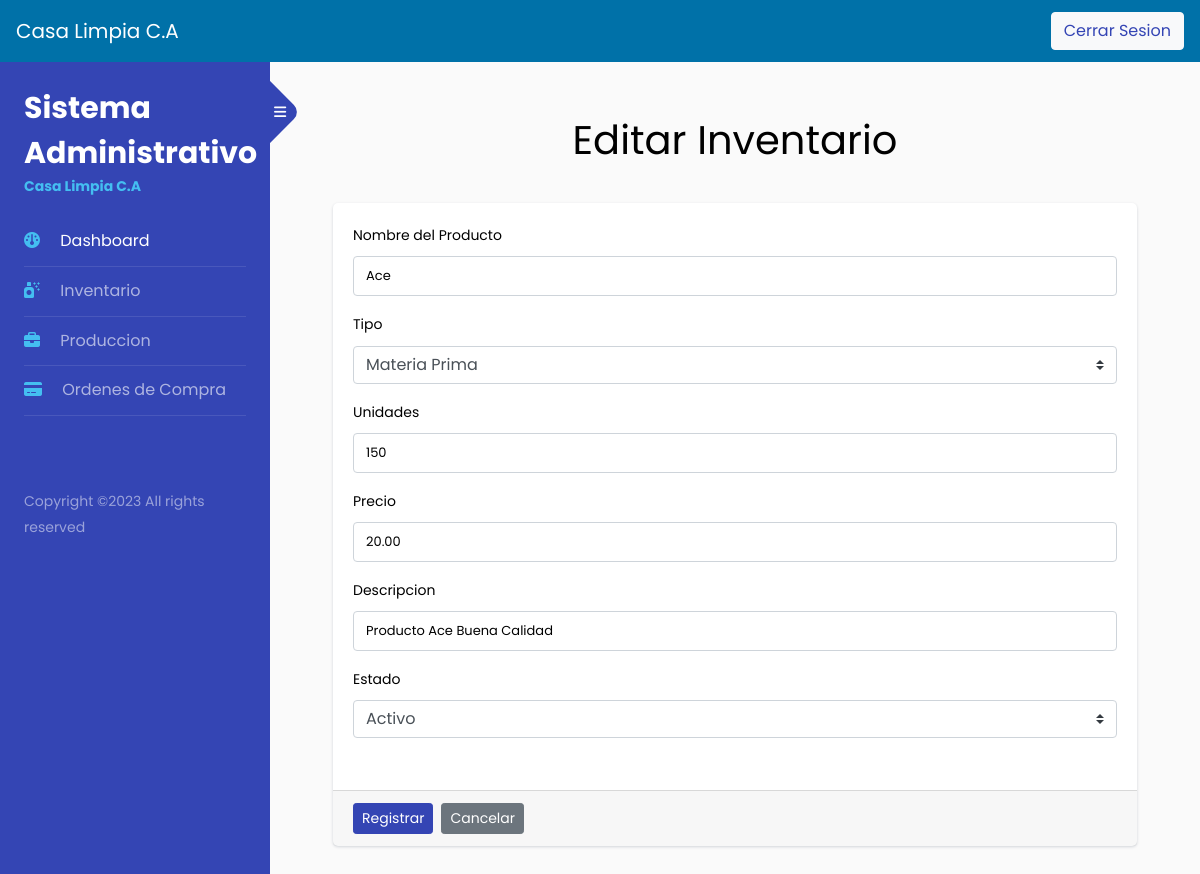
Page /editInventario.php?id=12 on the committed database.
### tables this page shows
CREATE TABLE `inventario` (
  `id_producto` int(11) NOT NULL,
  `img_url` text NOT NULL,
  `nombre_producto` varchar(40) NOT NULL,
  `tipo_producto` varchar(20) NOT NULL,
  `unidades` int(10) NOT NULL,
  `precio_producto` double(10,2) NOT NULL,
  `descripcion` text NOT NULL,
  `estado` varchar(12) NOT NULL,
  `fecha_registro` datetime NOT NULL DEFAULT current_timestamp()
);

### editInventario.php (the view, shortened to what this page needs)
<?php
require_once('connection.php');
$nombre_producto = "";
$tipo_producto = "";
$unidades = "";
$precio_producto = "";
$descripcion = "";
$estado = "";
if ( $_SERVER ['REQUEST_METHOD'] == 'GET'){
    $id_producto = $_GET["id"];
    $sql_query = "SELECT * FROM inventario WHERE id_producto=$id_producto";
    $result = $con->query($sql_query);
    $row = $result->fetch_assoc();
    $nombre_producto = $row['nombre_producto'];
    $tipo_producto = $row['tipo_producto'];
    $unidades = $row['unidades'];
    $precio_producto = $row['precio_producto'];
    $descripcion = $row['descripcion'];
    $estado = $row['estado'];
}
?>
<!DOCTYPE html>
<html lang="en">
<head>
    <link rel="stylesheet" href="https://stackpath.bootstrapcdn.com/bootstrap/4.5.2/css/bootstrap.min.css">
    <link rel="stylesheet" href="https://cdnjs.cloudflare.com/ajax/libs/font-awesome/6.3.0/css/all.min.css" />
    <link rel="stylesheet" href="./assets/css/style.css">
</head>
<body>
<body>
    <nav class="navbar" style="background:#0071A8;">
    <a class="navbar-brand" style="color:#fff;" href="#" >Casa Limpia C.A</a>
    <button type="button" class="btn btn-light"><a href="logout-user.php">Cerrar Sesion</a></button>
    </nav>
    <div class="wrapper d-flex align-items-stretch">
        <nav id="sidebar">
            <div class="custom-menu">
					<button type="button" id="sidebarCollapse" class="btn btn-primary">
	          <i class="fa fa-bars"></i>
	        </button>
        </div>
				<div class="p-4">
		  		<h1><a href="home.php" class="logo">Sistema Administrativo <span>Casa Limpia C.A</span></a></h1>
                  <ul class="list-unstyled components mb-5">
	          <li class="active">
	            <a href="home.php"><span class="fa-solid fa-gauge mr-3"></span> Dashboard</a>
	          </li>
	          <li>
	              <a href="inventario.php"><span class="fa-solid fa-spray-can-sparkles mr-3"></span> Inventario</a>
	          </li>
	          <li>
              <a href="produccion.php"><span class="fa fa-briefcase mr-3"></span> Produccion</a>
            </li>
	          <li>
              <a href="#"><span class="fa-solid fa-credit-card mr-3"></span> Ordenes de Compra</a>
	          </li>
              <br>
	        </ul>
	        <div class="footer">
                <p>
                Copyright &copy;<script>document.write(new Date().getFullYear());</script> All rights reserved
                </p>
	        </div>
        </div>
    </nav>
    <div class="container">
        <div class="p-4 p-md-5 pt-5">
            <h1 class="text-center">Editar Inventario</h1> <br>
            <div class="card card-outline card-primary">
                <div class="card-body" style="color:black;">
                    <form method="POST" id="editarInventario">
                        <div class="form-group">
                            <label> Nombre del Producto </label>
                            <input type="text" name="nombre_producto" class="form-control" placeholder="Enter First Name" value="<?php echo $nombre_producto;?>" required>
                        </div>
                        <div class="form-group">
                        <label>Tipo</label>
                            <select class="custom-select" name="tipo_producto"aria-label="Default select example" id="" name="estado" value="<?php echo $tipo_producto;?>" required>
                                <option value="Materia Prima">Materia Prima</option>
                            </select>
                        </div>
                        <div class="form-group">
                            <label> Unidades </label>
                            <input type="number" name="unidades" class="form-control" placeholder="Enter Last Name" value="<?php echo $unidades;?>" required>
                        </div>
                        <div class="form-group">
                            <label> Precio </label>
                            <input type="number" step="0.01" name="precio_producto" class="form-control" placeholder="Enter Course" value="<?php echo $precio_producto;?>" required>
                        </div>
                        <div class="form-group">
                            <label> Descripcion </label>
                            <input type="text" name="descripcion" class="form-control" placeholder="Enter Course" value="<?php echo $descripcion;?>" required>
                        </div>
                        <div class="form-group">
                        <label> Estado </label>
                            <select class="custom-select" name="estado"aria-label="Default select example" id="" name="estado" value="<?php echo $estado;?>" required>
                                <option value="Activo">Activo</option>
                            </select>
                        </div>
                    </form>
                </div>
                <div class="card-footer">
                    <div class="col-md-12">
                        <div class="row">
                            <button class="btn btn-sm btn-primary mr-2" type="submit" name="editInventariobtn" form="editarInventario">Registrar</button>
                            <a class="btn btn-sm btn-secondary" href="inventario.php">Cancelar</a>
                        </div>
                    </div>
                </div>
            </div>
        </div>
    </div>
</body>
</html>
</body>
</html>

### rows in the picture
inventario: nombre_producto "Ace", tipo_producto "Materia Prima", unidades "150", precio_producto "20.00", descripcion "Producto Ace Buena Calidad", estado "Activo"
